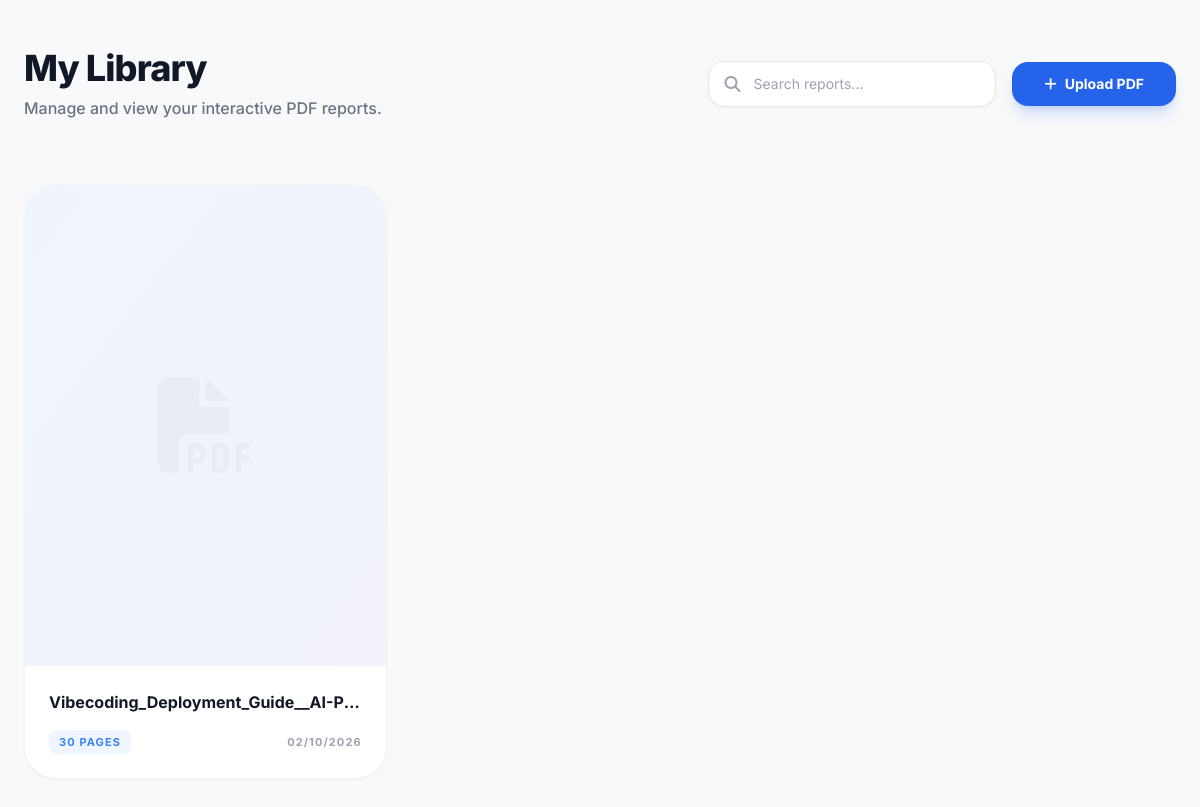
Before: / with the older database file.
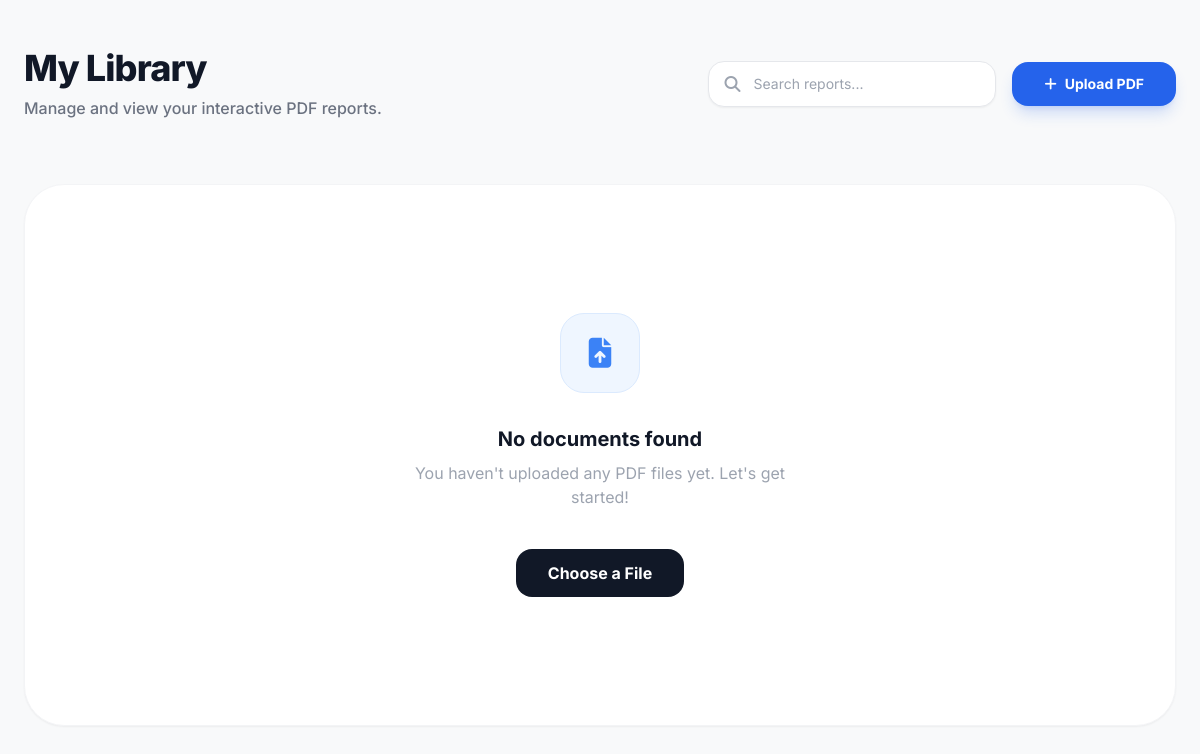
After: the same page with the newer database file.
### app.py (models this page shows)
class Book(db.Model):
    id = db.Column(db.Integer, primary_key=True)
    title = db.Column(db.String(255), nullable=False)
    filename = db.Column(db.String(255), nullable=False)
    page_count = db.Column(db.Integer)
    created_at = db.Column(db.DateTime, default=datetime.utcnow)
    notes = db.relationship('Note', backref='book', lazy=True, cascade="all, delete-orphan")
    highlights = db.relationship('Highlight', backref='book', lazy=True, cascade="all, delete-orphan")

### app.py (the view)
@app.route('/')
def index():
    try:
        books = Book.query.order_by(Book.created_at.desc()).all()
        return render_template('index.html', books=books)
    except Exception as e:
        print(f"Index error: {str(e)}")
        return jsonify({'error': 'Database connection failed'}), 503

### app.py (called while the page is built, shortened)
@app.before_request
def before_request():
    global _db_initialized, _db_error

### templates/index.html (shortened to what this page needs)
{% extends "base.html" %}
{% block content %}
<div class="animate-fade-in max-w-7xl mx-auto py-12 px-6">
    <header class="flex flex-col md:flex-row md:items-center justify-between gap-6 mb-16">
        <div>
            <h1 class="text-4xl font-extrabold tracking-tight text-gray-900 mb-2">My Library</h1>
            <p class="text-gray-500 font-medium">Manage and view your interactive PDF reports.</p>
        </div>
        <div class="flex items-center gap-4">
            <div class="relative hidden sm:block">
                <i class="fas fa-search absolute left-4 top-1/2 -translate-y-1/2 text-gray-400"></i>
                <input type="text" placeholder="Search reports..."
                    class="bg-white border border-gray-200 rounded-2xl pl-11 pr-6 py-3 text-sm text-gray-700 focus:outline-none focus:ring-4 focus:ring-blue-500/10 focus:border-blue-500 w-72 transition-all shadow-sm">
            </div>
            <button id="upload-trigger"
                class="px-8 py-3 bg-blue-600 hover:bg-blue-700 text-white text-sm font-bold rounded-2xl shadow-lg shadow-blue-600/20 transition-all flex items-center gap-2 active:scale-95">
                <i class="fas fa-plus"></i>
                Upload PDF
            </button>
        </div>
    </header>
    <div class="grid grid-cols-1 md:grid-cols-2 lg:grid-cols-3 xl:grid-cols-4 gap-8">
        {% if not books %}
        <div
            class="col-span-full py-32 flex flex-col items-center justify-center text-center bg-white rounded-[2.5rem] border border-gray-100 shadow-sm">
            <div class="w-20 h-20 bg-blue-50 rounded-3xl flex items-center justify-center mb-8 border border-blue-100">
                <i class="fas fa-file-upload text-blue-500 text-3xl"></i>
            </div>
            <h3 class="text-xl font-bold text-gray-900 mb-2">No documents found</h3>
            <p class="text-gray-400 max-w-sm mb-10">You haven't uploaded any PDF files yet. Let's get started!</p>
            <button onclick="document.getElementById('pdf-input').click()"
                class="bg-gray-900 text-white px-8 py-3 rounded-2xl font-bold hover:bg-black transition-all">
                Choose a File
            </button>
        </div>
        {% endif %}
        {% for book in books %}
        <div
            class="bg-white rounded-[2rem] border border-gray-100 shadow-sm overflow-hidden group hover:shadow-xl hover:-translate-y-1 transition-all duration-300">
            <div class="aspect-[3/4] bg-gray-50 relative overflow-hidden">
                <div class="absolute inset-0 bg-gradient-to-br from-blue-500/5 to-indigo-500/5"></div>
                <div
                    class="absolute inset-0 flex items-center justify-center opacity-20 group-hover:scale-110 transition-transform duration-700">
                    <i class="fas fa-file-pdf text-8xl text-gray-300"></i>
                </div>
            </div>
            <div class="p-6">
                <div class="flex items-start justify-between gap-3 mb-4">
                    <h4 class="text-gray-900 font-bold truncate flex-1 hover:text-blue-600 transition-colors"
                        title="{{ book.title }}">
                        {{ book.title }}
                    </h4>
                </div>
                <div class="flex items-center justify-between text-[11px] font-bold uppercase tracking-widest">
                    <span class="text-blue-500 bg-blue-50 px-2.5 py-1 rounded-lg">
                        {{ book.page_count }} Pages
                    </span>
                    <span class="text-gray-400">
                        {{ book.created_at.strftime('%m/%d/%Y') }}
                    </span>
                </div>
            </div>
        </div>
        {% endfor %}
    </div>
</div>
{% endblock %}

### templates/base.html (shortened to what this page needs)
<!DOCTYPE html>
<html lang="en">
<head>
    <script src="https://cdn.tailwindcss.com"></script>
    <link rel="stylesheet" href="https://cdnjs.cloudflare.com/ajax/libs/font-awesome/6.4.0/css/all.min.css">
</head>
<body class="font-sans antialiased">
    <div class="min-h-screen">
        <main class="w-full">
            {% block content %}{% endblock %}
        </main>
    </div>
</body>
</html>

### templates/base.html (style rules this page uses)
body { background-color: #f8f9fa; color: #333; }
.animate-fade-in { animation: fadeIn 0.5s ease-out forwards; }

Changed rows visible on the page:
removed Book: title "Vibecoding_Deployment_Guide__AI-P…", page_count "30", created_at "02/10/2026"
Other visible differences:
text now shown: "No documents found You haven't uploaded any PDF files yet. Let's get started! Choose a File"
